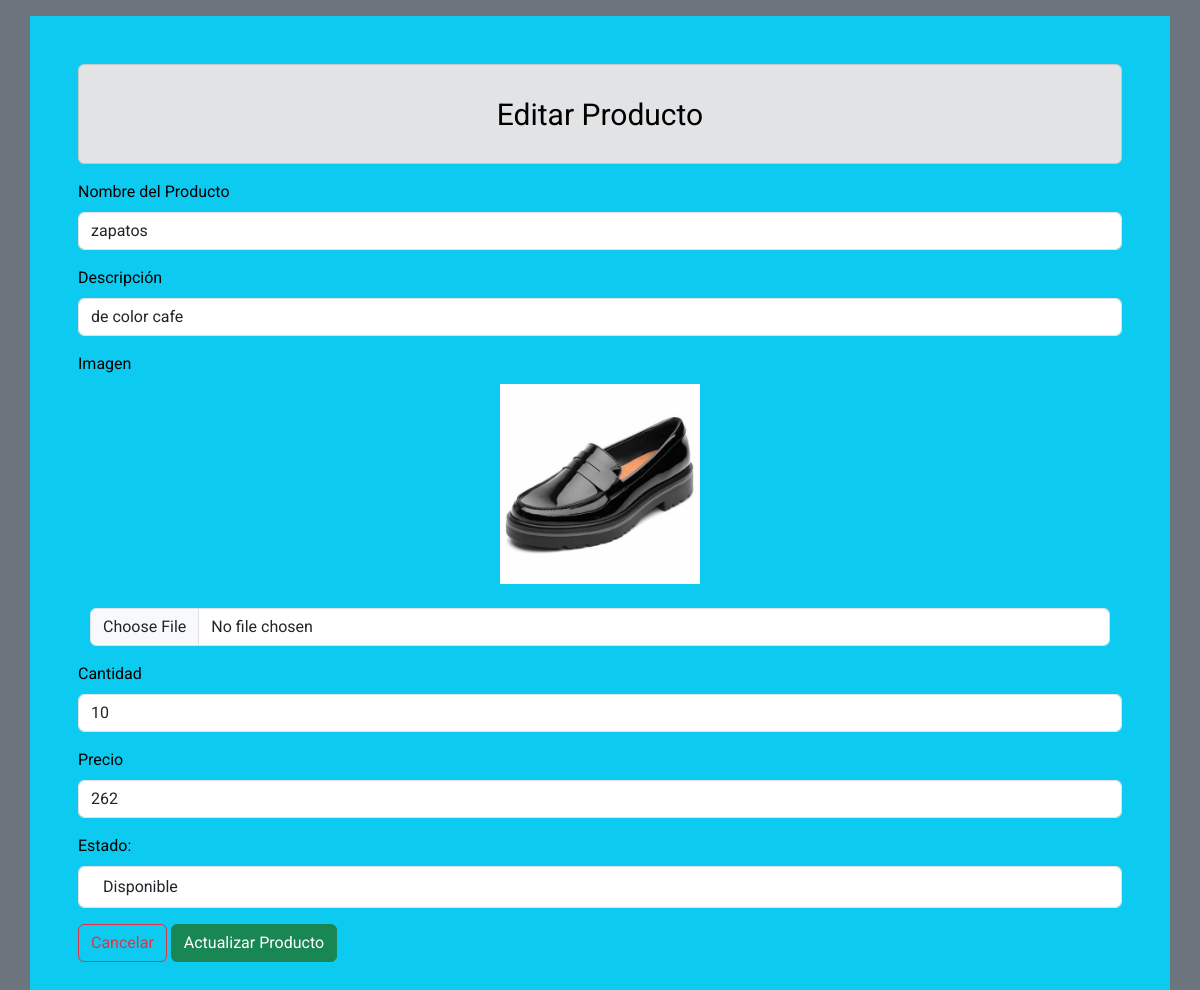
The app's page /src/webAdmin/edit_Products.php?idProducts=1 with its own data.
### tables this page shows
CREATE TABLE `productos` (
  `id_producto` int(11) NOT NULL,
  `nombre` varchar(50) NOT NULL,
  `description` varchar(100) NOT NULL,
  `stock` int(11) NOT NULL DEFAULT 0,
  `Precio` float DEFAULT 0,
  `imagen` varchar(250) NOT NULL,
  `Estado` varchar(20) NOT NULL DEFAULT 'Disponible'
);

### src/webAdmin/edit_Products.php (the view, shortened to what this page needs)
<?php
  include('./../../includes/conexion.php');
  $id = $_GET['idProducts'];
?>
<!DOCTYPE html>
<html lang="en">
<head>
    <?php
     include("./../../includes/head.php");
?>
    <link rel="stylesheet" href="./../../css/main.css">
</head>
<?php
$query ="SELECT*FROM productos WHERE id_producto ='$id'";
$result = mysqli_query($conn,$query);
while($row = mysqli_fetch_array($result)){
	$name = $row['nombre'];
	$description = $row['description'];
    $cant = $row['stock'];
    $precio = $row['Precio'];
    $img = $row['imagen'];
}
?>
<body class="text-bg-secondary p-3">
    <div class="container formLogin text-bg-info p-5">
        <div class="alert alert-secondary lb-login" role="alert">
            Editar Producto
        </div>
        <form action=" ./../../crud/edit_Products.php?idProducts=" method="post">
            <div class="mb-3">
                <label for="exampleInputEmail1" class="form-label">Nombre del Producto</label>
                <input value="<?php echo  $name; ?>" type="text" class="form-control" id="producto" name="producto">
            </div>
            <div class="mb-3">
                <label for="exampleInputEmail1" class="form-label">Descripción</label>
                <input value="<?php echo  $description; ?>" type="text" class="form-control" id="descripcion"
                    name="descripcion">
            </div>
            <div class="mb-3">
                <label for="exampleInputEmail1" class="form-label">Imagen</label>
                <div class="container text-center">
                    <div class="row">
                        <div class="col">
                            <img style="width: 200px;" class="img-fluid" src="<?php echo "./../../img/".$img; ?>"
                                alt="">
                            <br><br>
                            <input type="file" class="form-control" id="inputGroupFile04" name="inputGroupFile04"
                                aria-describedby=" inputGroupFileAddon04" aria-label="Upload" required>
                        </div>
                    </div>
                </div>
            </div>
            <div class=" mb-3">
                <label for="exampleInputEmail1" class="form-label">Cantidad</label>
                <input value="<?php echo  $cant; ?>" type="text" class="form-control txtCant" id="cantidad"
                    name="cantidad">
            </div>
            <div class="mb-3">
                <label for="exampleInputEmail1" class="form-label">Precio</label>
                <input value="<?php echo  $precio; ?>" type="text" class="form-control" id="precio" name="precio">
            </div>
            <div class=" mb-3">
                <label for="exampleInputEmail1" class="form-label">Estado: </label>
                <select
                    class="valueSelect form-control border border-gray-400 px-4 py-2 rounded w-full focus:outline-none focus:border-teal-400"
                    name="status" id="status" required>
                    <?php
                            if($cant == 0){
                                echo '<option value="No Disponible">No Disponible</option>';
                                echo '<option value="Disponible">Disponible</option>';
                            }else if($cant > 0){
                                echo '<option value="Disponible">Disponible</option>';
                            }
                        ?>
                </select>
            </div>
            <a href="./dashboard.php" type="submit" class="btn btn-outline-danger">Cancelar</a>
            <button type="submit" class="btn btn-success btndanger" id="btndanger">Actualizar Producto</button>
        </form>
    </div>
</body>
</html>

### css/main.css (style rules this page uses)
:root { --moradobajo: #947fe8; --azul: #1d334a; --verde: #009933; --gris: #444444; --negro: #000000; --blanco: #ffffff; --morado: #4b33a8; --rojo: #ff0000; --naranja: #ff6600; --Fondo: #f9f9f9; --Encabezados: #4b4b4b; --Texto: #6f6f6f; --botones: #0072c6; --llamados-a-la-acción: #ff7600; --llamada: #9acd32; }
* { margin: 0; padding: 0; box-sizing: border-box; font-family: "Roboto", sans-serif; }
h1, h2, h3, h4, h5, h6, p, a, input, textarea { margin: 0; padding: 0; }
a { text-decoration: none; }
.lb-login { min-height: 100px; display: flex; align-items: center; justify-content: center; color: #000000; font-size: 30px; }

### records on screen
productos: producto "zapatos", descripcion "de color cafe", imagen (picture), cantidad "10", precio "262", status "Disponible"
